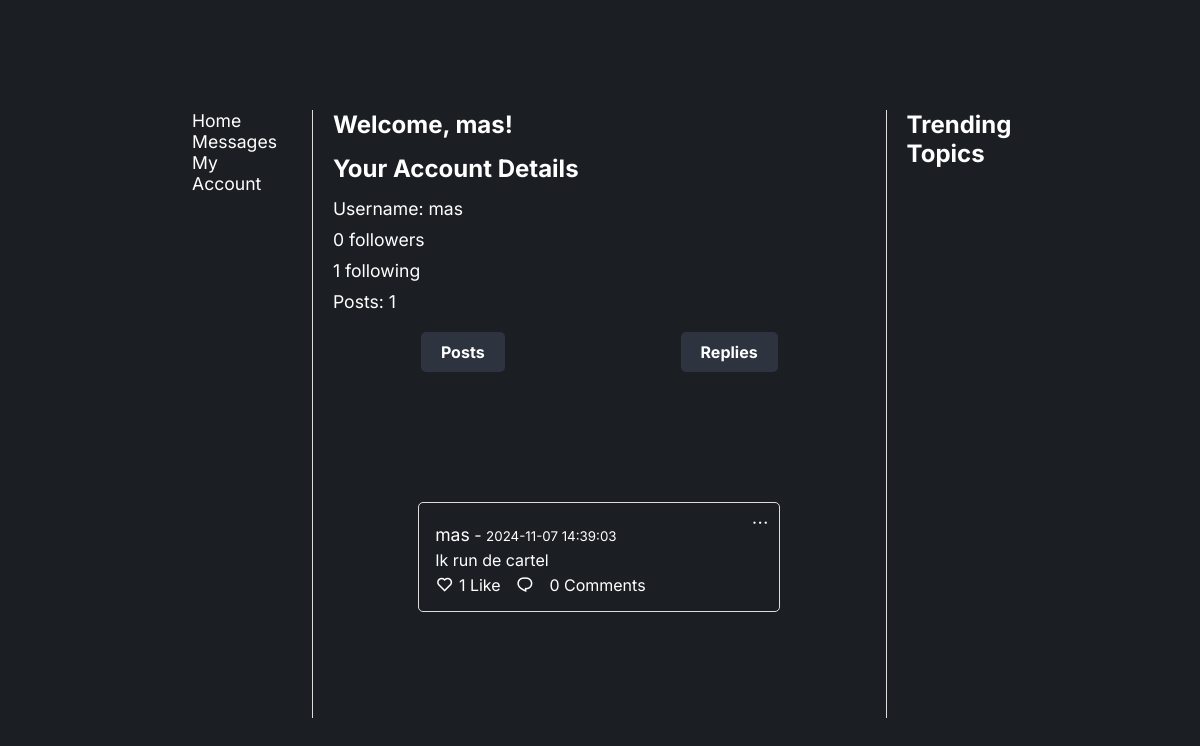
The page /account (signed in) on the database as committed earlier.
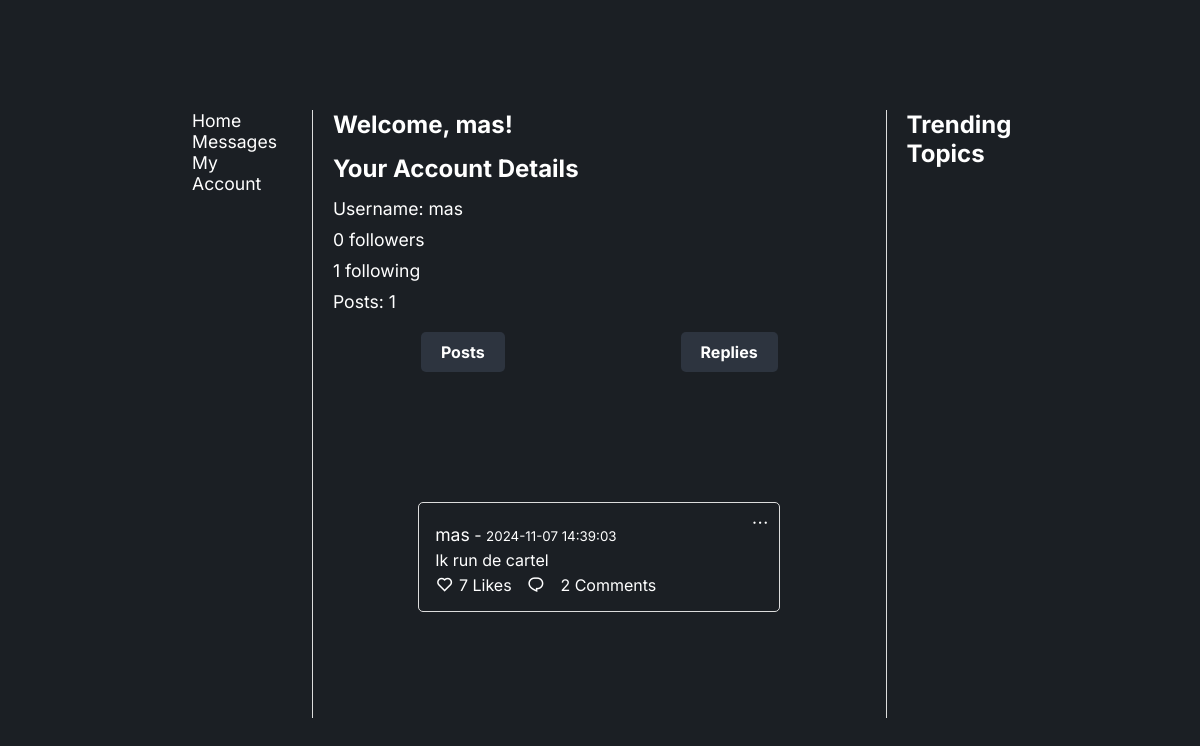
The same page on the database as committed later.
### app/models.py (models this page shows, shortened)
class Post(db.Model):
    id = db.Column(db.Integer, primary_key=True)
    username = db.Column(db.String(50), nullable=False)
    content = db.Column(db.String(280), nullable=False)
    timestamp = db.Column(db.DateTime, default=datetime.utcnow)
    like_count = db.Column(db.Integer, default=0)
    topics = db.Column(db.String(200))
    comments = db.relationship('Comment', backref='post', cascade="all, delete-orphan")

### app/routes.py (the view)
@main.route('/account')
@login_required  # Ensure only logged-in users can access this route
def view_account():
    user = current_user  # Get the currently logged-in user
    user_posts = Post.query.filter_by(username=user.username).all()  # Fetch user's posts
    return render_template('account.html', user=user, posts=user_posts)

### app/__init__.py (called while the page is built)
def create_app():
    app = Flask(__name__)
    app.config['SECRET_KEY'] = 'your_secret_key'
    app.config['SQLALCHEMY_DATABASE_URI'] = 'sqlite:///site.db'
    db.init_app(app)
    migrate.init_app(app, db)
    bcrypt.init_app(app)
    login_manager.init_app(app)
    login_manager.login_view = 'main.login'
    login_manager.login_message_category = 'info'
    from .routes import main
    app.register_blueprint(main)
    from .models import User
    @login_manager.user_loader
    def load_user(user_id):
        return User.query.get(int(user_id))
    return app

### app/templates/account.html (shortened to what this page needs)
<!DOCTYPE html>
<html lang="en">
  <head>
    <link rel="stylesheet" href="{{ url_for('static', filename='stylesheet.css') }}" />
    <link href="https://cdn.jsdelivr.net/npm/remixicon@4.3.0/fonts/remixicon.css" rel="stylesheet" />
  </head>
  <body>
    <section>
      <div class="container">
        <div class="main-content">
          <div class="navbar">
            <a href="{{ url_for('main.home') }}">Home</a>
            <a href="#">Messages</a>
            <a href="{{ url_for('main.view_account') }}" class="account-link">My Account</a>
          </div>
          <div class="account-details">
            <h1>Welcome, {{ user.username }}!</h1>
            <h2>Your Account Details</h2>
            <ul>
              <li>Username: {{ user.username }}</li>
              <li><p>{{ user.followers.count() }} followers</p></li>
              <li><p>{{ user.followed.count() }} following</p></li>
              <li>Posts: {{ posts|length }}</li>
            </ul>
            <div class="tabs">
              <a href="{{ url_for('main.view_account') }}" class="tab-link">Posts</a>
              <a href="{{ url_for('main.view_replies') }}" class="tab-link">Replies</a>
          </div>
            <section id="posts">
              {% for post in posts %}
              <div class="post">
                <div class="dropdown">
                  <i class="ri-more-line" onclick="toggleOptionsDropdown('{{ post.id }}')"></i>
                </div>
                <p><a href="{{ url_for('main.view_profile', username=post.username) }}" class="post-user">{{ post.username }}</a> - <small>{{ post.timestamp.strftime('%Y-%m-%d %H:%M:%S') }}</small></p>
                <p id="post-content-{{ post.id }}">{{ post.content }}</p>
                <div class="post-actions">
                  <form>
                    <button type="button" class="like-btn" data-post-id="{{ post.id }}">
                      <i class="ri-heart-line"></i>
                    </button>
                    <span id="like-count-{{ post.id }}">{{ post.like_count }} {{ 'Like' if post.like_count == 1 else 'Likes' }}</span>
                  </form>
                  <button id="toggle-btn-{{ post.id }}" onclick="toggleComments('{{ post.id }}')">
                    <i class="ri-chat-1-line" id="comment-icon-{{ post.id }}"></i>
                  </button>
                  <span>{{ post.comments|length }} {{ 'Comment' if post.comments|length == 1 else 'Comments' }}</span>
                </div>
              </div>
              {% endfor %}
            </section>
          </div>
          <div class="trending-topics">
            <h2>Trending Topics</h2>
          </div>
        </div>
      </div>
    </section>
  </body>
</html>

Rows that differ between the two databases and show on the page:
changed Post "mas": like_count "1" → "7"; like_count "Like" → "Likes"; comments|length "0" → "2"
